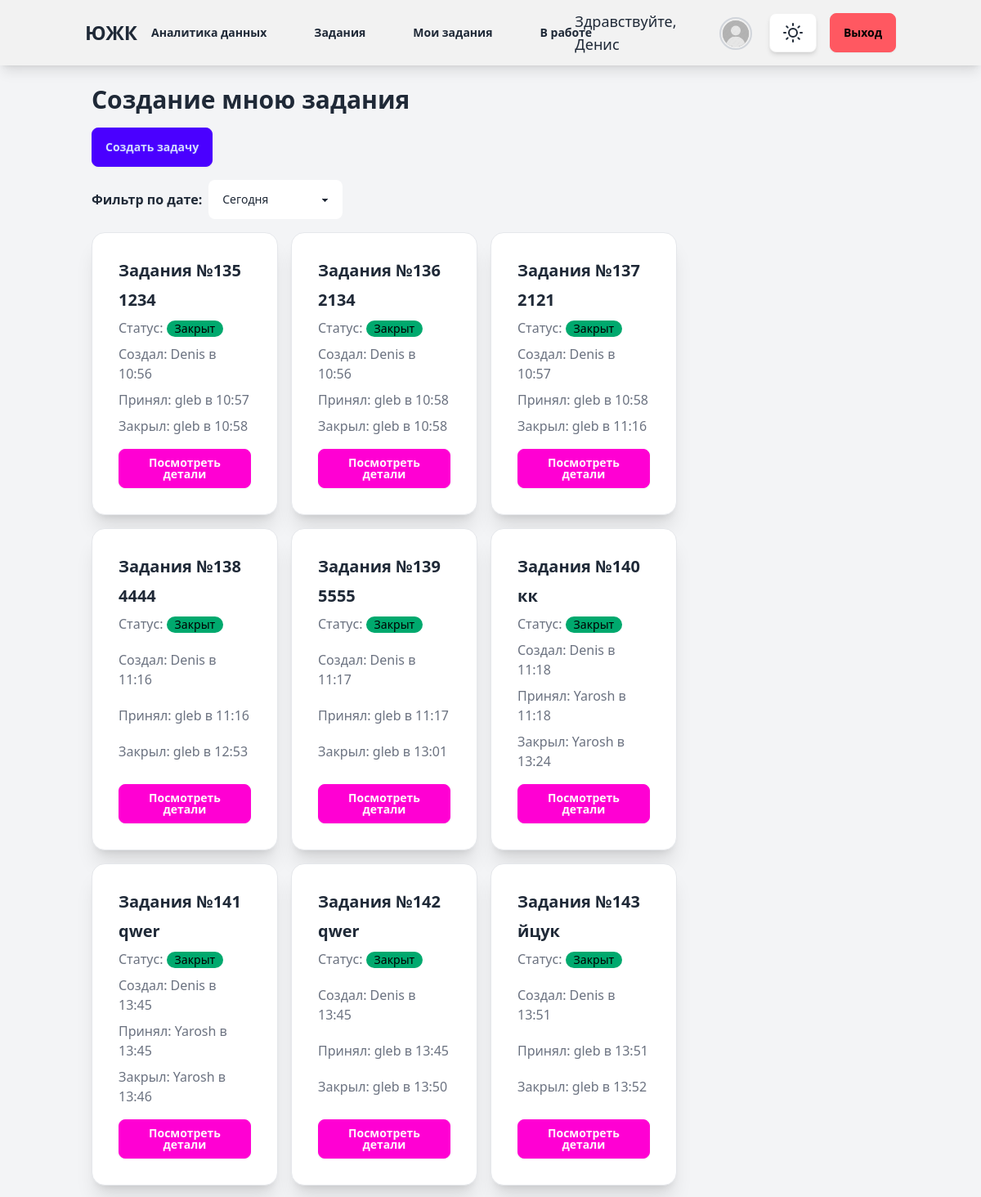
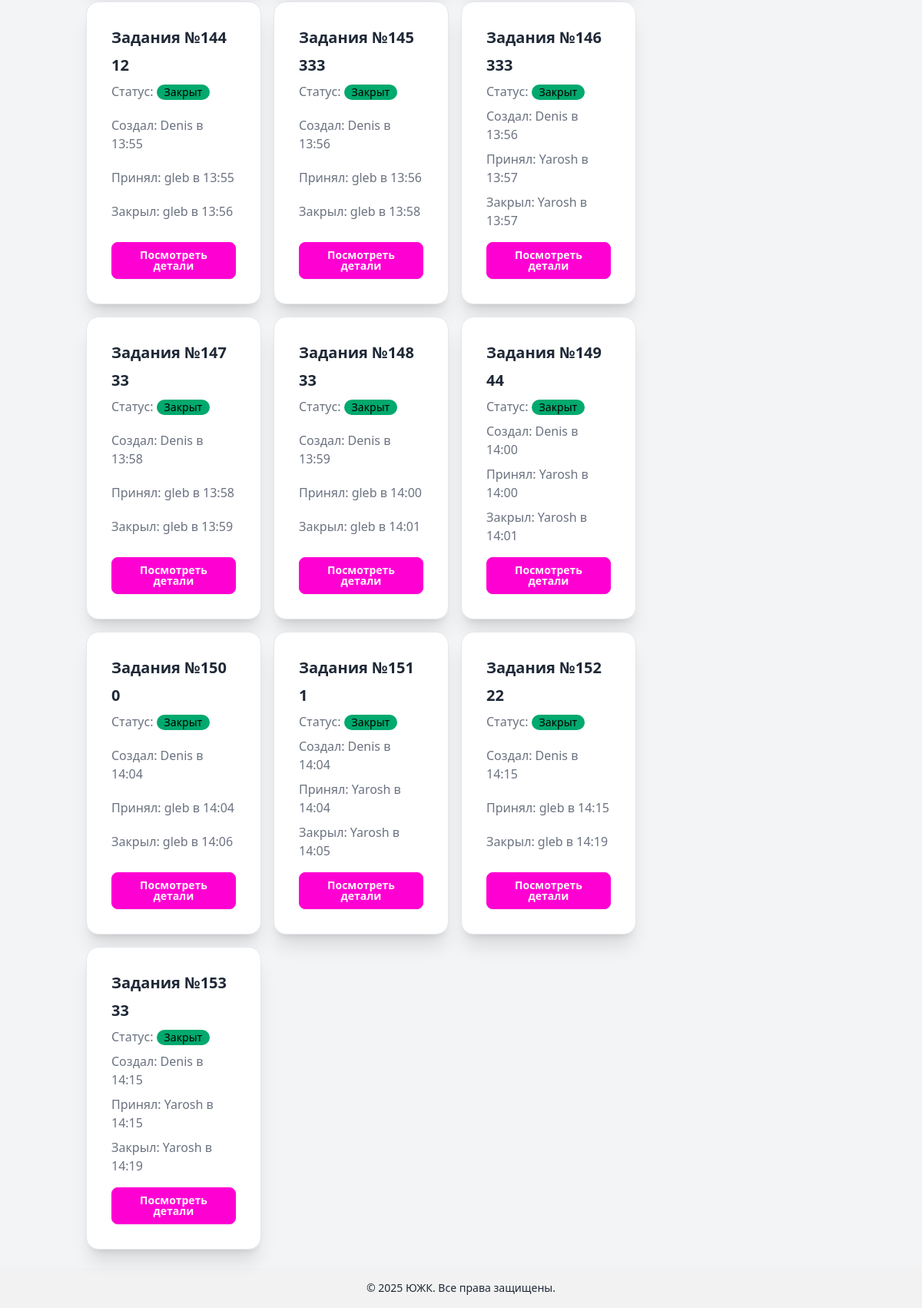
The page /ticket_list_created_by (signed in) on the database its author committed (2 pictures, top to bottom).
### account/models.py (models this page shows)
class CustomUser(AbstractUser):
    department = models.ForeignKey(Department, on_delete=models.SET_NULL, null=True, blank=True)
    position = models.ForeignKey(Position, on_delete=models.SET_NULL, null=True, blank=True, related_name="users")

### tickets/models.py (models this page shows, shortened)
class Ticket(models.Model):
    STATUS_CHOICES = [
        ('open', 'Open'),
        ('in_progress', 'In Progress'),
        ('closed', 'Closed'),
    ]
    title = models.CharField(max_length=200)
    description = models.TextField()
    status = models.CharField(max_length=20, choices=STATUS_CHOICES, default='open')
    created_by = models.ForeignKey(CustomUser, on_delete=models.CASCADE, related_name='tickets_created')
    accepted_by = models.ForeignKey(CustomUser, on_delete=models.CASCADE, related_name='tickets_accepted', null=True,
                                    blank=True)
    department = models.ForeignKey(Department, on_delete=models.CASCADE, related_name='tickets', null=True, blank=True)
    position = models.ForeignKey(Position, on_delete=models.CASCADE, related_name='tickets', null=True, blank=True)
    old_department = models.ForeignKey(Department, on_delete=models.SET_NULL, related_name='old_department', null=True, blank=True)
    old_position = models.ForeignKey(Position, on_delete=models.SET_NULL, related_name='old_position', null=True, blank=True)
    attachment = models.FileField(upload_to='tickets/', null=True, blank=True)
    created_at = models.DateTimeField(auto_now_add=True)
    accepted_at = models.DateTimeField(null=True, blank=True)
    closed_at = models.DateTimeField(null=True, blank=True)
    updated_at = models.DateTimeField(auto_now=True)
    completion_comment = models.TextField(null=True, blank=True)

### tickets/views.py (the view)
# urls.py: path('ticket_list_created_by', views.ticket_list_created_by, name='ticket_list_created_by'),
@login_required
def ticket_list_created_by(request):
    user = request.user
    time_filter = request.GET.get('time_filter', 'today')  # Default to 'today'
    tickets = Ticket.objects.filter(created_by=request.user)
    if time_filter == 'today':
        tickets = tickets.filter(created_at__date=timezone.now().date())
    elif time_filter == 'week':
        start_of_week = timezone.now() - timedelta(days=timezone.now().weekday())
        tickets = tickets.filter(created_at__gte=start_of_week)
    elif time_filter == 'month':
        tickets = tickets.filter(created_at__year=timezone.now().year,
                                 created_at__month=timezone.now().month)
    chat = Chat.objects.filter(
        Q(ticket__accepted_by=user) | Q(ticket__created_by=user)
    ).first()
    chat_id = chat.ticket.id if chat else None
    return render(request, 'tickets/my_created_ticket_list.html', {
        'tickets': tickets,
        'chat_id': chat_id
    })

### templates/tickets/my_created_ticket_list.html (shortened to what this page needs)
{% extends "blog/base.html" %}
{% block content1 %}
<div class="container mx-auto p-6">
    <h2 class="text-3xl font-bold mb-4">Создание мною задания</h2>
    <a href="{% url 'tickets:create_ticket' %}" class="btn btn-primary mb-4">Создать задачу</a>
    <form method="get" class="mb-4">
        <div class="flex gap-2 items-center">
            <label class="font-semibold">Фильтр по дате:</label>
            <select name="time_filter" class="select select-bordered" onchange="this.form.submit()">
                <option value="today" {% if request.GET.time_filter == "today" %}selected{% endif %}>Сегодня</option>
            </select>
        </div>
    </form>
    <div id="ticket-container" class="transition-all duration-300 w-full lg:w-3/4 pr-4">
        <div class="grid grid-cols-1 md:grid-cols-2 lg:grid-cols-3 gap-4">
            {% for ticket in tickets %}
            <div class="card bg-base-100 shadow-xl border border-gray-200" data-ticket-id="{{ ticket.id }}">
                <div class="card-body">
                    <h2 class="card-title text-xl font-semibold">Задания №{{ ticket.id }}</h2>
                    <h3 class="card-title text-xl font-semibold">{{ ticket.title }}</h3>
                    <p class="text-gray-500">Статус:
                        <span class="badge
                            {% if ticket.status == 'open' %}badge-error
                            {% elif ticket.status == 'in_progress' %}badge-warning
                            {% else %}badge-success
                            {% endif %}">
                            {% if ticket.status == 'open' %}Открыт
                            {% elif ticket.status == 'in_progress' %}В процессе
                            {% else %}Закрыт
                            {% endif %}
                        </span>
                    </p>
                    <p class="text-gray-500">Создал:
                        {{ ticket.created_by.username }} в {{ ticket.created_at|date:"H:i" }}
                    </p>
                    <p class="text-gray-500">Принял:
                        {% if ticket.accepted_by %}
                            {{ ticket.accepted_by.username }} в {{ ticket.accepted_at|date:"H:i" }}
                        {% else %}
                            {{ ticket.accepted_by.username|default:"На данный момент не принята" }}
                        {% endif %}
                    </p>
                    <p class="text-gray-500">
                        {% if ticket.closed_at %}
                                Закрыл: {{ ticket.accepted_by.username }} в {{ ticket.closed_at|date:"H:i" }}
                        {% endif %}
                    </p>
                    <a href="{% url 'tickets:ticket_detail' ticket.id %}" class="btn btn-secondary mt-2">Посмотреть детали</a>
                </div>
            </div>
            {% endfor %}
        </div>
    </div>
</div>
{% endblock %}

### templates/blog/base.html (shortened to what this page needs)
{% load static %}
{% load tailwind_tags %}
<!DOCTYPE html>
<html lang="ru">
<head>
    {% tailwind_css %}
    <script src="https://cdn.tailwindcss.com"></script>
</head>
<body class="bg-gray-100 theme-transition min-h-screen flex flex-col">
    <nav class="bg-base-200 shadow-lg sticky top-0 z-10">
        <div class="container mx-auto px-4 py-3 flex justify-between items-center">
            <a href="{% url 'tickets:ticket_list_created_by' %}" class="text-2xl font-bold hover:text-primary transition-colors">ЮЖК</a>
            {% if request.user.is_authenticated %}
            <div class="hidden md:flex items-center space-x-6">
                {% if request.user == request.user.department.boss %}
                    <a href="{% url 'tickets:data_analytics_for_the_department' %}" class="btn btn-ghost hover:bg-base-300">Аналитика данных</a>
                {% endif %}
                <a href="{% url 'tickets:ticket_list' %}" class="btn btn-ghost hover:bg-base-300">Задания</a>
                <a href="{% url 'tickets:ticket_list_created_by' %}" class="btn btn-ghost hover:bg-base-300">Мои задания</a>
                <a href="{% url 'tickets:ticket_list_accepted_by' %}" class="btn btn-ghost hover:bg-base-300">В работе</a>
            </div>
            <div class="flex items-center space-x-4">
                <span class="text-lg hidden md:inline">Здравствуйте, {{ request.user.first_name|default:request.user.username }}</span>
                <a href="{% url 'account:user_profile' %}" class="btn btn-ghost p-1 hover:ring-2 hover:ring-primary rounded-full transition-all">
                    {% if request.user.profile.photo %}
                        <img src="{{ request.user.profile.photo.url }}" alt="Profile Picture"
                            class="w-10 h-10 rounded-full border-2 border-primary object-cover">
                    {% else %}
                        <img src="/media/tickets/def.png" alt="Default Profile Picture"
                            class="w-10 h-10 rounded-full border-2 border-gray-300 object-cover">
                    {% endif %}
                </a>
                <button id="theme-toggle-btn" class="btn btn-circle bg-base-100 hover:bg-base-300 shadow-md transition-all">
                </button>
                <form action="{% url 'account:logout' %}" method="post" class="inline">
                    <button type="submit" class="btn btn-error hover:btn-error-focus transition-colors">Выход</button>
                </form>
            </div>
            {% else %}
            <div>
                <a href="{% url 'account:login' %}" class="btn btn-primary hover:bg-primary-focus transition-colors">Вход</a>
            </div>
            {% endif %}
        </div>
    </nav>
    {% block content1 %}
    {% endblock %}
    <footer class="bg-base-200 p-4 text-center text-sm mt-auto">
        <div class="container mx-auto">
            <p>© 2025 ЮЖК. Все права защищены.</p>
        </div>
    </footer>
</body>
</html>

### templates/blog/base.html (style rules this page uses)
.theme-transition { transition: background-color 0.3s ease, color 0.3s ease, border-color 0.3s ease; }

### rows shown on the page
CustomUser: user.first_name "Денис"
Ticket: id "135", title "1234", status "Закрыт", created_by.username "Denis", created_at "10:56", accepted_by.username "gleb", accepted_at "10:57", closed_at "10:58"
Ticket: id "136", title "2134", status "Закрыт", created_by.username "Denis", created_at "10:56", accepted_by.username "gleb", accepted_at "10:58", closed_at "10:58"
Ticket: id "137", title "2121", status "Закрыт", created_by.username "Denis", created_at "10:57", accepted_by.username "gleb", accepted_at "10:58", closed_at "11:16"
Ticket: id "138", title "4444", status "Закрыт", created_by.username "Denis", created_at "11:16", accepted_by.username "gleb", accepted_at "11:16", closed_at "12:53"
Ticket: id "139", title "5555", status "Закрыт", created_by.username "Denis", created_at "11:17", accepted_by.username "gleb", accepted_at "11:17", closed_at "13:01"
Ticket: id "140", title "кк", status "Закрыт", created_by.username "Denis", created_at "11:18", accepted_by.username "Yarosh", accepted_at "11:18", closed_at "13:24"
Ticket: id "141", title "qwer", status "Закрыт", created_by.username "Denis", created_at "13:45", accepted_by.username "Yarosh", accepted_at "13:45", closed_at "13:46"
Ticket: id "142", title "qwer", status "Закрыт", created_by.username "Denis", created_at "13:45", accepted_by.username "gleb", accepted_at "13:45", closed_at "13:50"
Ticket: id "143", title "йцук", status "Закрыт", created_by.username "Denis", created_at "13:51", accepted_by.username "gleb", accepted_at "13:51", closed_at "13:52"
Ticket: id "144", title "12", status "Закрыт", created_by.username "Denis", created_at "13:55", accepted_by.username "gleb", accepted_at "13:55", closed_at "13:56"
Ticket: id "145", title "333", status "Закрыт", created_by.username "Denis", created_at "13:56", accepted_by.username "gleb", accepted_at "13:56", closed_at "13:58"
Ticket: id "146", title "333", status "Закрыт", created_by.username "Denis", created_at "13:56", accepted_by.username "Yarosh", accepted_at "13:57", closed_at "13:57"
Ticket: id "147", title "33", status "Закрыт", created_by.username "Denis", created_at "13:58", accepted_by.username "gleb", accepted_at "13:58", closed_at "13:59"
Ticket: id "148", title "33", status "Закрыт", created_by.username "Denis", created_at "13:59", accepted_by.username "gleb", accepted_at "14:00", closed_at "14:01"
Ticket: id "149", title "44", status "Закрыт", created_by.username "Denis", created_at "14:00", accepted_by.username "Yarosh", accepted_at "14:00", closed_at "14:01"
Ticket: id "150", title "0", status "Закрыт", created_by.username "Denis", created_at "14:04", accepted_by.username "gleb", accepted_at "14:04", closed_at "14:06"
Ticket: id "151", title "1", status "Закрыт", created_by.username "Denis", created_at "14:04", accepted_by.username "Yarosh", accepted_at "14:04", closed_at "14:05"
Ticket: id "152", title "22", status "Закрыт", created_by.username "Denis", created_at "14:15", accepted_by.username "gleb", accepted_at "14:15", closed_at "14:19"
Ticket: id "153", title "33", status "Закрыт", created_by.username "Denis", created_at "14:15", accepted_by.username "Yarosh", accepted_at "14:15", closed_at "14:19"
